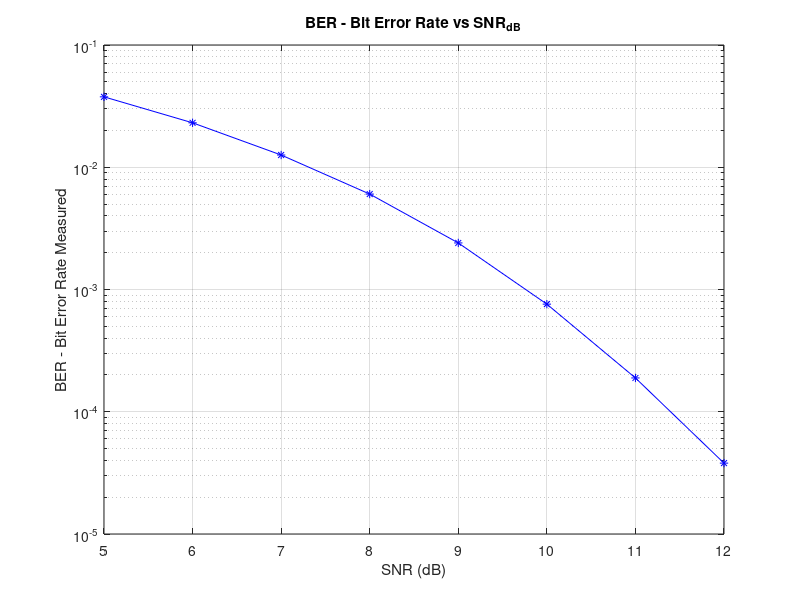
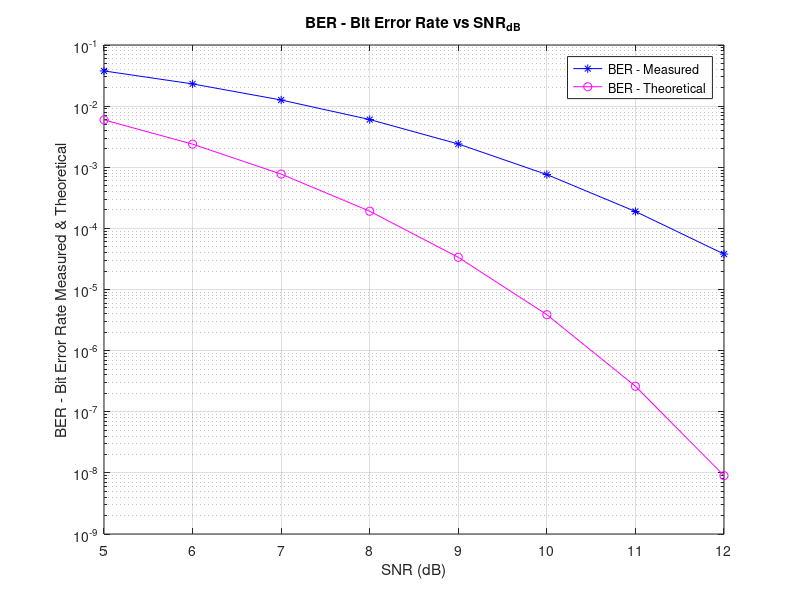

The MATLAB script that drew these images, in order: (Note: this script raises an error after producing the figures.)
clear all
close all
clc

%-------------------------------------------------------------------------%
%                     Name : Karatarakis Evangelos                        %
%                          A.M. : 2013030003                              %
%                   Course : TEL513 - Satellite Links                     %
%            Project 1 : Viterbi algorithm of MSK modulation              %
%-------------------------------------------------------------------------%

%-------------------------------------------------------------------------%
%                                PART 1.1                                 %
%-------------------------------------------------------------------------%

N = 1e4; % 10^5
A = 1;
T = 0.01;

% Generate a sequence of symbols {-1,1}
b = (sign(randn(1,2*N))+1)/2;
for i=1:1:length(b) 
    if b(i)==0
        b(i)=-1;
    end
end

% Apply the recursive equations to transform the symbols in QPSK
% symbols
xQ_1 = -1;
x_1 = 1;
xI_n = zeros(1,N);
xQ_n = zeros(1,N);
for n=1:1:N
    if n==1
        xI_n(n) = -xQ_1*x_1;
        xQ_n(n) = -xI_n(n)*b(n);
    elseif n~=1 
        xI_n(n) = -xQ_n(n-1)*b(2*(n-1));
        xQ_n(n) = -xI_n(n)*b(2*n-1);
    end
end

xI_n; % In - Phase component
xQ_n; % Quadrature component

z_n = xI_n + 1i*xQ_n; % Add in - phase and quadrature component to create z_n

% Calculate BER
iter = 1e2; 
SNR_dB = 5;
SNR_lin = 10.^(SNR_dB/10); % 10log_10(SNR_lin)
BER_appr = 0;

for p=1:1:iter
    n = randn(1,N) + 1i*randn(1,N);
    y_n = A*T*z_n + sqrt(A^2*T^2/SNR_lin)*n;
    y_Re = sign(real(y_n)); % returns -1 when a negative number occur and 1 otherwise
    y_Im = sign(imag(y_n));
    BER_appr = BER_appr + sum(y_Im ~= imag(z_n)) + sum(y_Re ~= real(z_n));
end
BER = BER_appr/(N*iter);

D = ['BER = ', num2str(BER)];
disp('------------------------------------------------------------------------------------------------------------------------------------');
disp('An approximation for BER - Bit Error Rate with SNR = 5 dB is:');
disp(D);
disp('------------------------------------------------------------------------------------------------------------------------------------');

SNR_dB_B = 5:12; % Values of SNR in dB
SNR_lin_B = 10.^([5:12]/10); % Values of SNR in decimal

BER_B = zeros(1,length(SNR_lin_B));
BER_appr_B = zeros(1,length(SNR_lin_B));

for k=1:1:length(SNR_lin_B)
    for p=1:1:iter
        n = randn(1,N) + 1i*randn(1,N);
        y_n = A*T*z_n + sqrt(A^2*T^2/SNR_lin_B(k))*n;
        y_Re = sign(real(y_n)); % returns -1 when a negative number occur and 1 otherwise
        y_Im = sign(imag(y_n));
        BER_appr_B(k) = BER_appr_B(k) + sum(y_Im ~= imag(z_n)) + sum(y_Re ~= real(z_n));
    end
    BER_B(k) = BER_appr_B(k)/(2*N*iter);
    Theory_BER(k) = 0.5*erfc(sqrt(SNR_lin_B(k))); % theoretical BER
end

disp(['SNR in dB : ' num2str(SNR_dB_B)]);
disp(['BER Measured : ' num2str(BER_B)]);
disp(['BER Theoretical : ' num2str(Theory_BER)]);
disp('------------------------------------------------------------------------------------------------------------------------------------');

figure(1)
semilogy(SNR_dB_B,BER_B,'b-*') 
xlabel('SNR (dB)')
ylabel('BER - Bit Error Rate Measured')
title('BER - Bit Error Rate vs SNR_{dB}')
grid on

figure(2)
semilogy(SNR_dB_B,BER_B,'b-*') 
hold on
semilogy(SNR_dB_B,Theory_BER,'m-o')
xlabel('SNR (dB)')
ylabel('BER - Bit Error Rate Measured & Theoretical')
title('BER - Bit Error Rate vs SNR_{dB}')
legend('BER - Measured', 'BER - Theoretical')
grid on

%-------------------------------------------------------------------------%
%                                PART 1.2                                 %
%-------------------------------------------------------------------------%

SNR_dB_C = 5;
SNR_lin_C = 10.^(SNR_dB_C/10);

% Creating the symbols x(n) in set {-1,1}
b = (sign(randn(1,N))+1)/2;
for i=1:1:length(b) 
    if b(i)==0
        b(i)=-1;
    end
end

% Constructing the vectors s_1 & s1
% s_1 is for s^(-1)
% s1 is for s^1
s_1 = [-(2*A*sqrt(T)*1i)/pi; (A*sqrt(T)*sqrt(pi^2 - 4))/pi];
s1  = [A*sqrt(T); 0];

beta = (A^2*T)/SNR_lin_C; % From equation (16)
var = 2*beta;
BER_Viterbi = 0; %initialising BER

for p=1:1:iter
    n1_n = sqrt(var)*(randn(1,N) + 1j*randn(1,N)); % Generating the values of the noise vector n1_n
    n2_n = sqrt(var)*(randn(1,N) + 1j*randn(1,N));
    phase(1) = 0;
    for n=1:1:N
        phase(n+1) = phase(n) + b(n)*pi/2;
        if b(n) == -1 
            r_n(:,n) = s_1.*exp(1i*phase(n)) + [n1_n(n); n2_n(n)]; % if x(n) == -1
        elseif b(n) == 1
            r_n(:,n) = s1.*exp(1i*phase(n)) + [n1_n(n); n2_n(n)];  % if x(n) == 1
        end
    end
    x_opt = Viterbi(N,s1,s_1,r_n);
    BER_Viterbi = BER_Viterbi + sum(b~=x_opt); 
end
BER_Viterbi = BER_Viterbi/(2*N*iter);

disp('An approximation for BER - Bit Error Rate with Viterbi aglgorithm and SNR = 5 dB is:');
disp(['BER = ', num2str(BER_Viterbi)])
% disp(['BER Theoretical : ' num2str(Theory_BER)]);
disp('------------------------------------------------------------------------------------------------------------------------------------');

% Creating the BER diagram for SNR = 5,6,7,8,9,10,11,12
SNR_dB_E = 5:12;
SNR_lin_E = 10.^(SNR_dB_E/10);
BER_Viterbi_E = zeros(1,length(SNR_lin_E));
BER_Viterbi_appr_E = zeros(1,length(SNR_lin_E));

% Constructing the vectors s_1 & s1
s_1 = [-(2*A*sqrt(T)*1i)/pi; (A*sqrt(T)*sqrt(pi^2 - 4))/pi];
s1  = [A*sqrt(T); 0];

for k=1:1:length(SNR_lin_E)
    for p=1:1:iter
        n1_n = sqrt(A^2*T/SNR_lin_E(k))*(randn(1,N) + 1j*randn(1,N)); % Generating the values of the noise vector n1_n
        n2_n = sqrt(A^2*T/SNR_lin_E(k))*(randn(1,N) + 1j*randn(1,N));
        phase(1) = 0;
        for n=1:1:N
            phase(n+1) = phase(n) + b(n)*pi/2;
            if b(n) == -1 
                r_n(:,n) = s_1.*exp(1i*phase(n)) + [n1_n(n); n2_n(n)]; % if x(n) == -1
            elseif b(n) == 1
                r_n(:,n) = s1.*exp(1i*phase(n)) + [n1_n(n); n2_n(n)];  % if x(n) == 1
            end
        end
        x_opt = Viterbi(N,s1,s_1,r_n);
        BER_Viterbi_appr_E(k) = BER_Viterbi_appr_E(k) + sum(b~=x_opt);
        Theory_BER_Viterbi(k) = 0.5*erfc(sqrt(SNR_lin_E(k))); % theoretical BER
    end
    BER_Viterbi_E(k) = BER_Viterbi_appr_E(k)/(2*N*iter);
end

disp(['SNR in dB : ' num2str(SNR_dB_E)]);
disp(['BER Measured : ' num2str(BER_Viterbi_E)]);
disp(['BER Theoretical : ' num2str(Theory_BER_Viterbi)]);
disp('------------------------------------------------------------------------------------------------------------------------------------');


figure(3)
semilogy(SNR_dB_E,BER_Viterbi_E,'b-*') 
xlabel('SNR (dB)')
ylabel('BER - Bit Error Rate Measured ')
title('BER - Bit Error Rate vs SNR_{dB} - Viterbi Algorithm')
grid on

figure(4)
semilogy(SNR_dB_E,BER_Viterbi_E,'b-*'),
hold on
semilogy(SNR_dB_B,BER_B,'g-*'),
hold on
semilogy(SNR_dB_B,Theory_BER,'m-o')
xlabel('SNR (dB)')
ylabel('BER - Bit Error Rate Measured & Theoretical')
title('BER - Bit Error Rate vs SNR_{dB}')
legend('BER - Viterbi','BER - Measured', 'BER - Theoretical','Location','southwest')
grid on



